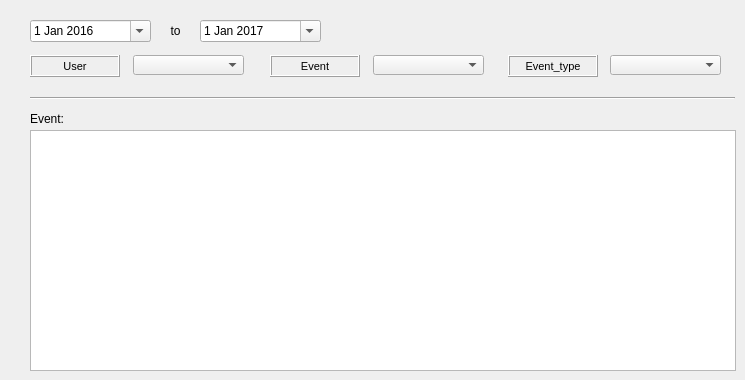
     <widget class="QWidget" name="tab_22">
      <attribute name="title">
       <string>Outfall</string>
      </attribute>
      <widget class="QLabel" name="label_event_outfall_event">
       <property name="geometry">
        <rect>
         <x>270</x>
         <y>55</y>
         <width>90</width>
         <height>22</height>
        </rect>
       </property>
       <property name="font">
        <font>
         <pointsize>8</pointsize>
        </font>
       </property>
       <property name="frameShape">
        <enum>QFrame::Box</enum>
       </property>
       <property name="frameShadow">
        <enum>QFrame::Raised</enum>
       </property>
       <property name="text">
        <string>Event</string>
       </property>
       <property name="textFormat">
        <enum>Qt::AutoText</enum>
       </property>
       <property name="scaledContents">
        <bool>false</bool>
       </property>
       <property name="alignment">
        <set>Qt::AlignCenter</set>
       </property>
       <property name="margin">
        <number>3</number>
       </property>
      </widget>
      <widget class="QLabel" name="label_event_outfall_user">
       <property name="geometry">
        <rect>
         <x>30</x>
         <y>55</y>
         <width>90</width>
         <height>22</height>
        </rect>
       </property>
       <property name="font">
        <font>
         <pointsize>8</pointsize>
        </font>
       </property>
       <property name="frameShape">
        <enum>QFrame::Box</enum>
       </property>
       <property name="frameShadow">
        <enum>QFrame::Raised</enum>
       </property>
       <property name="text">
        <string>User</string>
       </property>
       <property name="textFormat">
        <enum>Qt::AutoText</enum>
       </property>
       <property name="scaledContents">
        <bool>false</bool>
       </property>
       <property name="alignment">
        <set>Qt::AlignCenter</set>
       </property>
       <property name="margin">
        <number>3</number>
       </property>
      </widget>
      <widget class="QComboBox" name="cat_event_outfall_eventtype_id">
       <property name="geometry">
        <rect>
         <x>610</x>
         <y>55</y>
         <width>111</width>
         <height>20</height>
        </rect>
       </property>
      </widget>
      <widget class="QComboBox" name="event_outfall_eventcat_id">
       <property name="geometry">
        <rect>
         <x>373</x>
         <y>55</y>
         <width>111</width>
         <height>20</height>
        </rect>
       </property>
      </widget>
      <widget class="QComboBox" name="event_outfall_user">
       <property name="geometry">
        <rect>
         <x>133</x>
         <y>55</y>
         <width>111</width>
         <height>20</height>
        </rect>
       </property>
      </widget>
      <widget class="QDateEdit" name="date_event_outfall_from">
       <property name="geometry">
        <rect>
         <x>30</x>
         <y>20</y>
         <width>121</width>
         <height>22</height>
        </rect>
       </property>
       <property name="date">
        <date>
         <year>2016</year>
         <month>1</month>
         <day>1</day>
        </date>
       </property>
       <property name="calendarPopup">
        <bool>true</bool>
       </property>
      </widget>
      <widget class="QLabel" name="label_outfall_event">
       <property name="geometry">
        <rect>
         <x>30</x>
         <y>108</y>
         <width>90</width>
         <height>22</height>
        </rect>
       </property>
       <property name="font">
        <font>
         <pointsize>9</pointsize>
        </font>
       </property>
       <property name="frameShape">
        <enum>QFrame::NoFrame</enum>
       </property>
       <property name="frameShadow">
        <enum>QFrame::Plain</enum>
       </property>
       <property name="text">
        <string>Event:</string>
       </property>
       <property name="textFormat">
        <enum>Qt::AutoText</enum>
       </property>
       <property name="scaledContents">
        <bool>false</bool>
       </property>
       <property name="alignment">
        <set>Qt::AlignLeading|Qt::AlignLeft|Qt::AlignVCenter</set>
       </property>
       <property name="margin">
        <number>3</number>
       </property>
      </widget>
      <widget class="Line" name="line_2">
       <property name="geometry">
        <rect>
         <x>30</x>
         <y>90</y>
         <width>705</width>
         <height>16</height>
        </rect>
       </property>
       <property name="orientation">
        <enum>Qt::Horizontal</enum>
       </property>
      </widget>
      <widget class="QDateEdit" name="date_event_outfall_to">
       <property name="geometry">
        <rect>
         <x>200</x>
         <y>20</y>
         <width>121</width>
         <height>22</height>
        </rect>
       </property>
       <property name="date">
        <date>
         <year>2017</year>
         <month>1</month>
         <day>1</day>
        </date>
       </property>
       <property name="calendarPopup">
        <bool>true</bool>
       </property>
      </widget>
      <widget class="QLabel" name="label_event_outfall_event_type">
       <property name="geometry">
        <rect>
         <x>508</x>
         <y>55</y>
         <width>90</width>
         <height>22</height>
        </rect>
       </property>
       <property name="font">
        <font>
         <pointsize>8</pointsize>
        </font>
       </property>
       <property name="frameShape">
        <enum>QFrame::Box</enum>
       </property>
       <property name="frameShadow">
        <enum>QFrame::Raised</enum>
       </property>
       <property name="text">
        <string>Event_type</string>
       </property>
       <property name="textFormat">
        <enum>Qt::AutoText</enum>
       </property>
       <property name="scaledContents">
        <bool>false</bool>
       </property>
       <property name="alignment">
        <set>Qt::AlignCenter</set>
       </property>
       <property name="margin">
        <number>3</number>
       </property>
      </widget>
      <widget class="QLabel" name="label_event_outfall_to">
       <property name="geometry">
        <rect>
         <x>160</x>
         <y>20</y>
         <width>31</width>
         <height>22</height>
        </rect>
       </property>
       <property name="font">
        <font>
         <pointsize>9</pointsize>
        </font>
       </property>
       <property name="frameShape">
        <enum>QFrame::NoFrame</enum>
       </property>
       <property name="frameShadow">
        <enum>QFrame::Raised</enum>
       </property>
       <property name="text">
        <string>to</string>
       </property>
       <property name="textFormat">
        <enum>Qt::AutoText</enum>
       </property>
       <property name="scaledContents">
        <bool>false</bool>
       </property>
       <property name="alignment">
        <set>Qt::AlignCenter</set>
       </property>
       <property name="margin">
        <number>3</number>
       </property>
      </widget>
      <widget class="QTableView" name="event_x_nodevalve_state_observ">
       <property name="geometry">
        <rect>
         <x>30</x>
         <y>130</y>
         <width>706</width>
         <height>241</height>
        </rect>
       </property>
      </widget>
     </widget>
